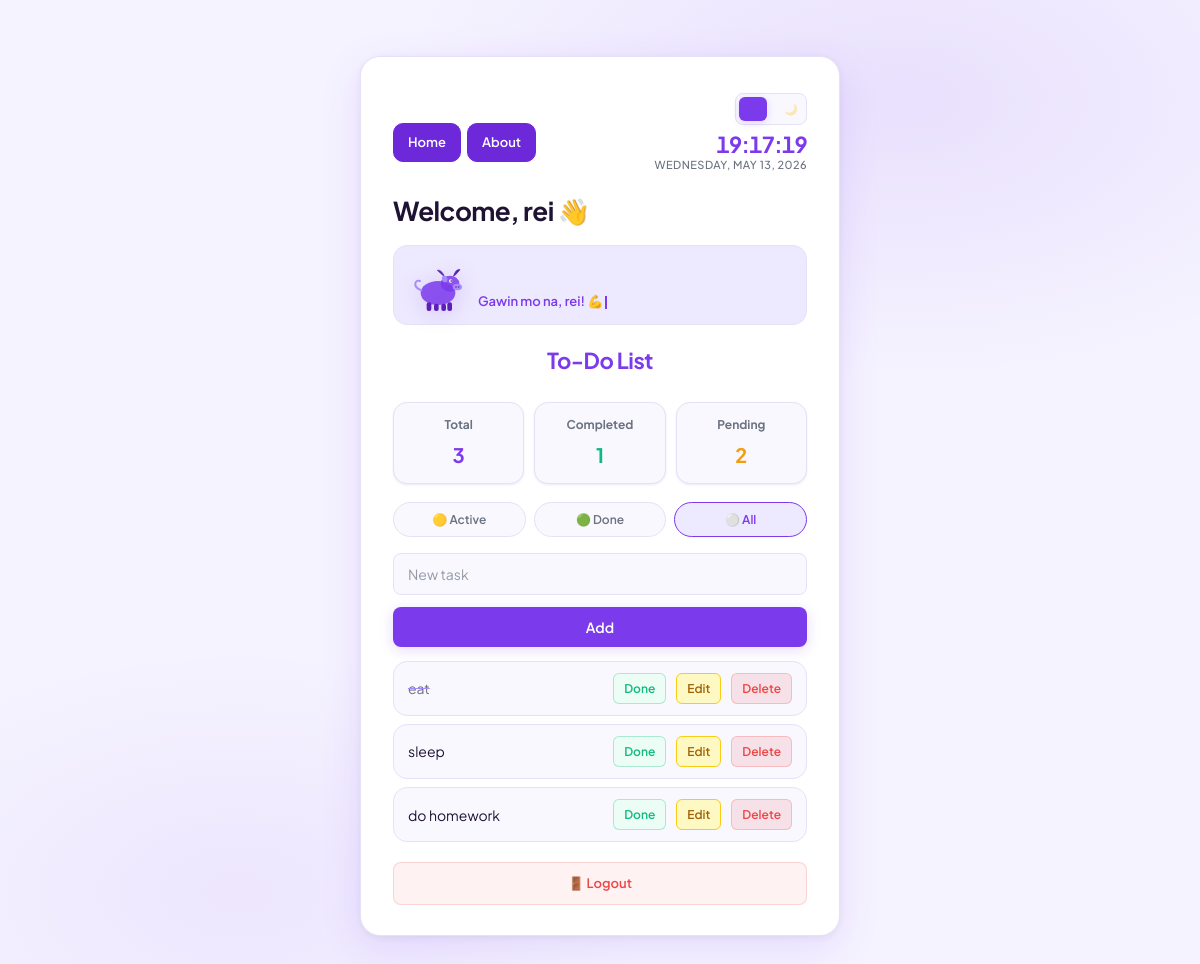
Screenshot of /home (signed in) with the database file from the repository.
### tables this page shows
CREATE TABLE tasks (
                id       INTEGER PRIMARY KEY AUTOINCREMENT,
                user_id  INTEGER NOT NULL,
                task     TEXT    NOT NULL,
                done     INTEGER NOT NULL DEFAULT 0,
                FOREIGN KEY (user_id) REFERENCES users(id)
            );

### app.py (the view)
@app.route("/home")
@login_required
def home():
    filter_type = request.args.get("filter", "all")
    user_id = session["user_id"]
    with get_db() as conn:
        if filter_type == "active":
            tasks = conn.execute(
                "SELECT * FROM tasks WHERE user_id = ? AND done = 0",
                (user_id,)
            ).fetchall()
        elif filter_type == "done":
            tasks = conn.execute(
                "SELECT * FROM tasks WHERE user_id = ? AND done = 1",
                (user_id,)
            ).fetchall()
        else:
            filter_type = "all"
            tasks = conn.execute(
                "SELECT * FROM tasks WHERE user_id = ?",
                (user_id,)
            ).fetchall()
        all_tasks = conn.execute(
            "SELECT done FROM tasks WHERE user_id = ?",
            (user_id,)
        ).fetchall()
    total_tasks = len(all_tasks)
    completed_tasks = sum(1 for t in all_tasks if t["done"] == 1)
    pending_tasks = total_tasks - completed_tasks
    return render_template(
        "home.html",
        user=session["username"],
        tasks=tasks,
        current_filter=filter_type,
        total=total_tasks,
        completed=completed_tasks,
        pending=pending_tasks
    )

### app.py (called while the page is built)
def get_db():
    conn = sqlite3.connect(DB)
    conn.row_factory = sqlite3.Row
    return conn

def login_required(f):
    @wraps(f)
    def decorated(*args, **kwargs):
        if "user_id" not in session:
            flash("Please log in first.", "error")
            return redirect(url_for("login"))
        return f(*args, **kwargs)
    return decorated

### templates/home.html (shortened to what this page needs)
<!DOCTYPE html>
<html lang="en">
<head>
    <link rel="stylesheet" href="{{ url_for('static', filename='css/style.css') }}">
</head>
<body>
<div class="container">
<div class="top-bar">
    <div class="nav-links">
        <a href="/home">Home</a>
        <a href="/about">About</a>
    </div>
    <div class="right-side">
        <div class="theme-switch">
            <label for="darkToggle" class="switch">
                <span class="icon light">☀️</span>
                <span class="icon dark">🌙</span>
                <span class="slider"></span>
            </label>
        </div>
        <div class="datetime-widget">
            <span class="dt-time" id="dtTime">--:--:--</span>
            <span class="dt-date" id="dtDate">---</span>
        </div>
    </div>
</div>
        <h1 class="welcome">Welcome, {{ user }} 👋</h1>
        <div class="carabao-guide">
            <div class="carabao-message">
                <span id="carabaoText"></span><span class="typewriter-cursor"></span>
            </div>
        </div>
        <h2 class="title">To-Do List</h2>
        <div class="stats-container">
        <div class="stat-card total">
        <h3>Total</h3>
        <p>{{ total }}</p>
        </div>
        <div class="stat-card completed">
        <h3>Completed</h3>
        <p>{{ completed }}</p>
        </div>
        <div class="stat-card pending">
        <h3>Pending</h3>
        <p>{{ pending }}</p>
        </div>
    </div>
        <div class="filter-buttons">
            <a href="/home?filter=active" class="{{ 'active-filter' if current_filter == 'active' else '' }}">🟡 Active</a>
            <a href="/home?filter=done" class="{{ 'active-filter' if current_filter == 'done' else '' }}">🟢 Done</a>
            <a href="/home" class="{{ 'active-filter' if current_filter == 'all' else '' }}">⚪ All</a>
        </div>
        <form action="/add" method="POST">
            <input name="task" placeholder="New task" required>
            <button type="submit">Add</button>
        </form>
        <ul>
            {% for task in tasks %}
            <li>
                <span>
                    {% if task[3] %}
                        <strike>{{ task[2] }}</strike>
                    {% else %}
                        {{ task[2] }}
                    {% endif %}
                </span>
                <div class="task-actions">
                    <a href="/done/{{ task[0] }}">Done</a>
                    <a href="/edit/{{ task[0] }}">Edit</a>
                    <a href="#" data-id="{{ task[0] }}" onclick="openDeleteModal(this)">Delete</a>
                </div>
            </li>
            {% endfor %}
        </ul>
        <a href="/logout" class="logout-btn">🚪 Logout</a>
    </div>
</body>
</html>

### rows the page displays
tasks: task "eat"
tasks: task "sleep"
tasks: task "do homework"

### other values shown
{{ user }} "rei"
{{ total }} "3"
{{ completed }} "1"
{{ pending }} "2"
